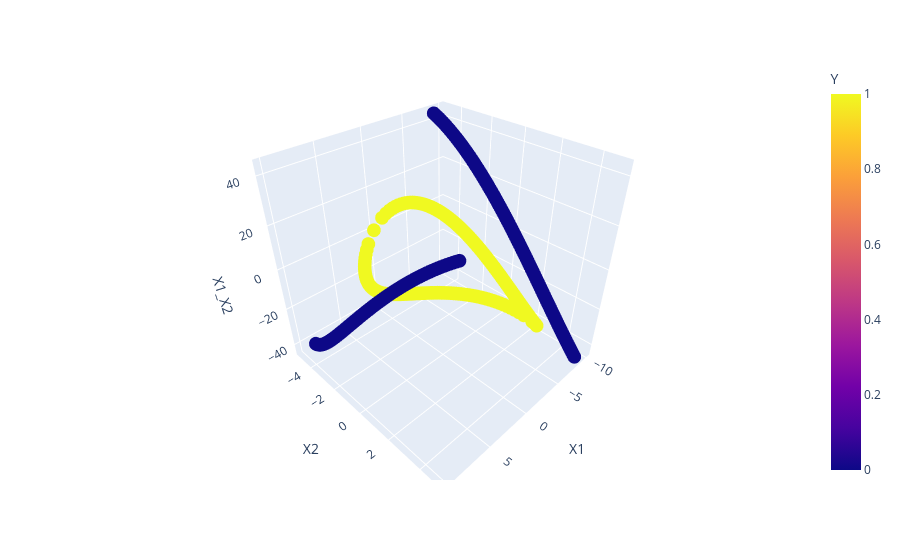

Notebook code for this chart:
### Code cell
import plotly.express as px
px.scatter_3d(df,x='X1',y='X2',z='X1_X2',color='Y')

### Figure 1 — Plotly figure (JSON) as saved in the notebook; plotly's stock layout.template omitted (floating-point values rounded to 4 significant figures; data arrays with more than 128 entries replaced by an {"elided": "..."} marker saying what was removed)
{"data": [{"hovertemplate": "X1=%{x}<br>X2=%{y}<br>X1_X2=%{z}<br>Y=%{marker.color}<extra></extra>", "legendgroup": "", "marker": {"color": {"elided": "400 int values"}, "coloraxis": "coloraxis", "symbol": "circle"}, "mode": "markers", "name": "", "scene": "scene", "showlegend": false, "type": "scatter3d", "x": {"elided": "400 float values"}, "y": {"elided": "400 float values"}, "z": {"elided": "400 float values"}}], "layout": {"coloraxis": {"colorbar": {"title": {"text": "Y"}}, "colorscale": [[0, "#0d0887"], [0.1111, "#46039f"], [0.2222, "#7201a8"], [0.3333, "#9c179e"], [0.4444, "#bd3786"], [0.5556, "#d8576b"], [0.6667, "#ed7953"], [0.7778, "#fb9f3a"], [0.8889, "#fdca26"], [1, "#f0f921"]]}, "legend": {"tracegroupgap": 0}, "margin": {"t": 60}, "scene": {"domain": {"x": [0, 1], "y": [0, 1]}, "xaxis": {"title": {"text": "X1"}}, "yaxis": {"title": {"text": "X2"}}, "zaxis": {"title": {"text": "X1_X2"}}}}}
